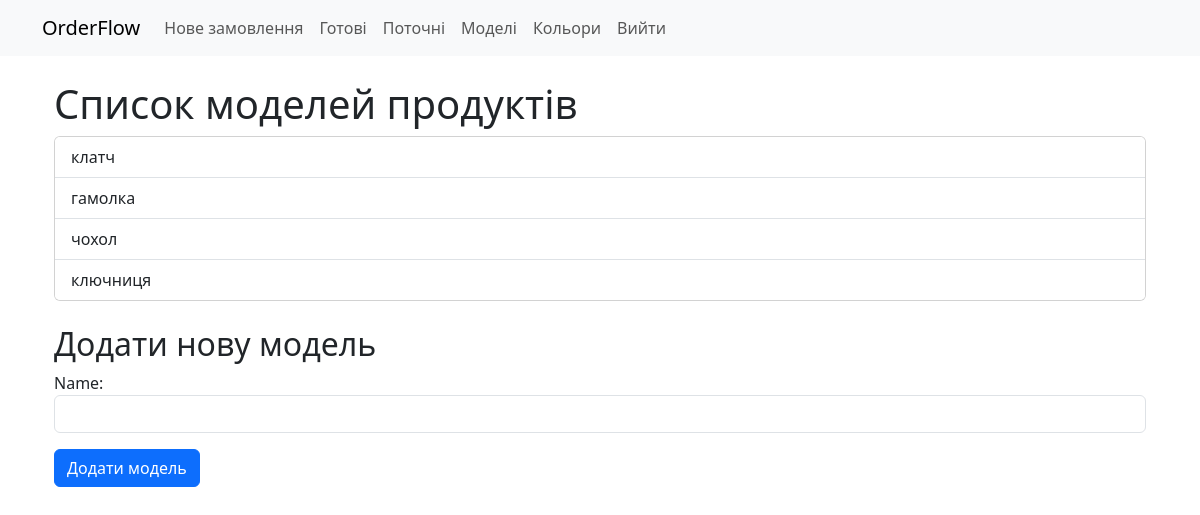
/models/, run on an earlier commit of the app's database.
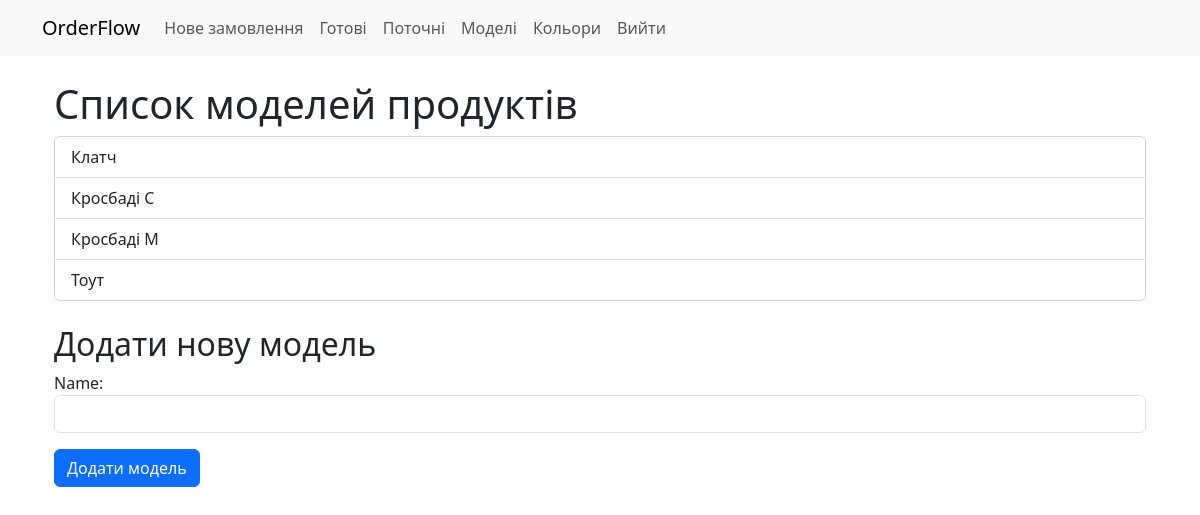
And on a later commit of the database.
### orders/models.py (models this page shows, shortened)
class ProductModel(models.Model):
    id = models.AutoField(primary_key=True)
    name = models.CharField(max_length=255, unique=True)

### orders/views.py (the view, shortened to what this page needs)
# urls.py: path('models/', ProductModelListCreateView.as_view(), name='model_list'),
class ProductModelListCreateView(View):
    template_name = 'model_list_create.html'
    def get(self, request, *args, **kwargs):
        models = ProductModel.objects.all()
        form = ProductModelForm()
        return render(request, self.template_name, {'models': models, 'form': form})

### orders/forms.py
class ProductModelForm(forms.ModelForm):
    class Meta:
        model = ProductModel
        fields = ['name']
        widgets = {
            'name': forms.TextInput(attrs={'class': 'form-control'}),
        }

### templates/model_list_create.html (shortened to what this page needs)
{% extends "base.html" %}
{% block content %}
<div class="container mt-4">
    <h1>Список моделей продуктів</h1>
    <div class="card mb-4">
        <ul class="list-group list-group-flush">
            {% for model in models %}
                <li class="list-group-item">
                    <a href="/product/{{ model.id }}/" class="text-decoration-none"
                       style="color: inherit;">
                        {{ model.name }}
                    </a>
                </li>
            {% empty %}
                <li class="list-group-item">Ще немає жодної моделі продукту.</li>
            {% endfor %}
        </ul>
    </div>
    <h2>Додати нову модель</h2>
    <form method="post" class="mb-4">
        {{ form.as_p }}
        <button type="submit" class="btn btn-primary">Додати модель</button>
    </form>
</div>
{% endblock %}</title>

What changed in the data, as far as the page shows it:
removed ProductModel: name "клатч"
removed ProductModel: name "гамолка"
removed ProductModel: name "чохол"
removed ProductModel: name "ключниця"
added ProductModel: name "Клатч"
added ProductModel: name "Кросбаді С"
added ProductModel: name "Кросбаді М"
added ProductModel: name "Тоут"
